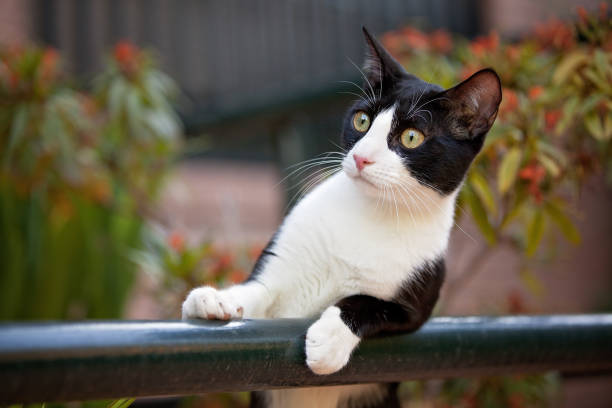
#> input picture assets/cat.jpg, 612 x 408 px
$ python -i filters.py   (imports and definitions only)
#> lines starting #> are read from the running program, lines starting #| are printed output that depends on the picture; after the words box and inside, x2 and y2 are one past the last pixel; in counts of white or black regions, pixels touching at a corner belong together
#> further down, picture is the input picture: shape (408, 612, 3); mean B, G, R 74.2, 89.5, 98.2
import cv2
import numpy as np


def apply_grayscale(image):
    """Converts to grayscale if not already."""
    if len(image.shape) == 3:
        return cv2.cvtColor(image, cv2.COLOR_BGR2GRAY)
    return image


def apply_blur(image, kernel_size=(11, 11)):
    """Applies Gaussian Blur (works on both grayscale and color)."""
    # Ensure kernel size is odd by checking tuple elements
    k_w, k_h = kernel_size
    if k_w % 2 == 0:
        k_w += 1
    if k_h % 2 == 0:
        k_h += 1

    kernel_size = (k_w, k_h)

    # OpenCV blur works on both 1-channel and 3-channel images
    return cv2.GaussianBlur(image, kernel_size, 0)


def apply_sharpen(image):
    """Applies sharpening (works on both grayscale and color)."""
    kernel = np.array([[-1, -1, -1], [-1, 9, -1], [-1, -1, -1]])
    return cv2.filter2D(image, -1, kernel)


def apply_sepia(image):
    """Applies Sepia filter. Converts grayscale to color if necessary."""
    if len(image.shape) == 2:
        image = cv2.cvtColor(image, cv2.COLOR_GRAY2BGR)

    sepia_filter = np.array(
        [[0.272, 0.534, 0.131], [0.349, 0.686, 0.168], [0.393, 0.769, 0.189]],
        dtype=np.float32,
    )

    sepia_image = cv2.transform(image, sepia_filter)
    return np.clip(sepia_image, 0, 255).astype("uint8")


def apply_edge_detection(image):
    """Detects edges (works on both grayscale and color)."""
    if len(image.shape) == 3:
        gray = cv2.cvtColor(image, cv2.COLOR_BGR2GRAY)
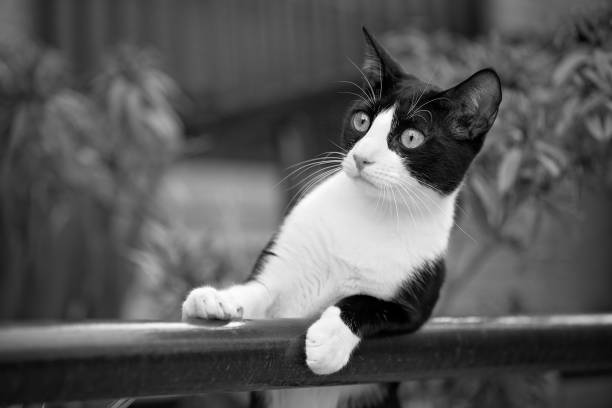
#> gray: shape (408, 612); min 0, max 255, mean 90.4
    else:
        gray = image

    blur = cv2.GaussianBlur(gray, (5, 5), 0)
    return cv2.Canny(blur, 100, 200)
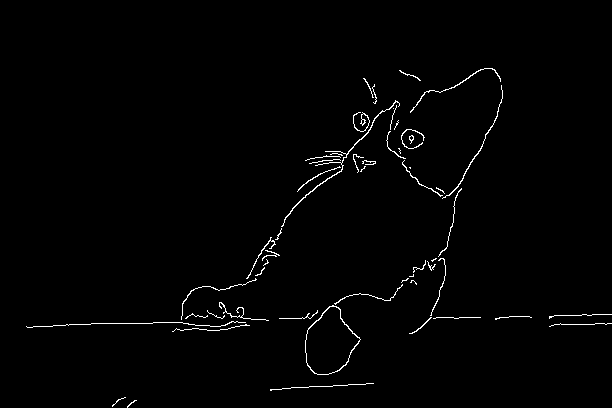
#> returned value: shape (408, 612); 1.2% white in thin lines or dots, all inside (x1, y1, x2, y2) = (26, 68, 612, 408)

>>> import cv2
>>> picture = cv2.imread('../assets/cat.jpg')
>>> result = apply_edge_detection(picture)
